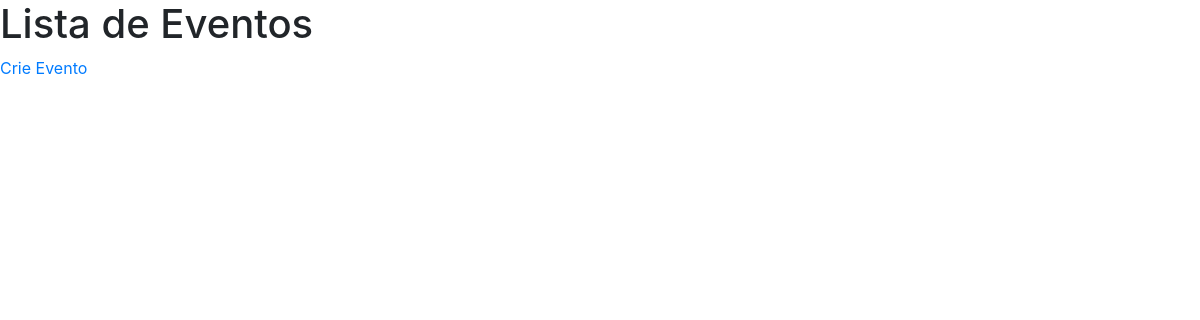
The page /site_anb/event_list/ (signed in) on the database as committed earlier.
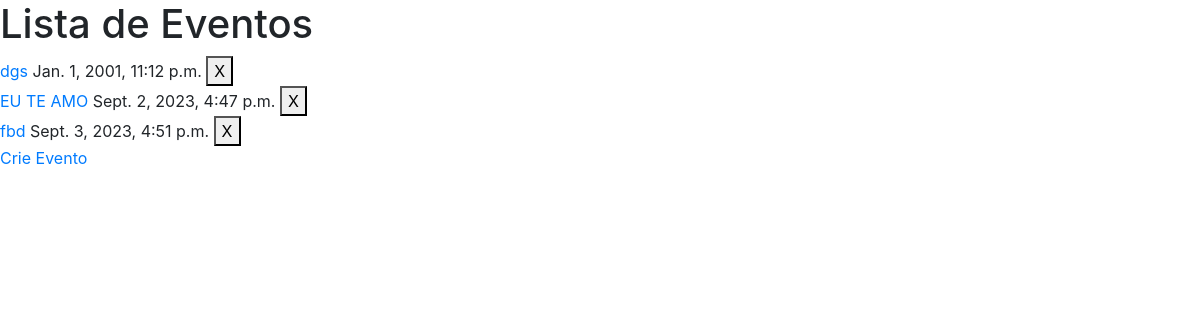
The same page on the database as committed later.
### site_anb/models.py (models this page shows, shortened)
class Event(models.Model):
    title = models.CharField(max_length=100)
    user = models.ForeignKey(User, on_delete=models.CASCADE, blank=True, null=True)
    place = models.CharField(max_length=50)
    date_time = models.DateTimeField()

### site_anb/views.py (the view)
# urls.py: path('event_list/', views.event_list_view, name='event_list_path'),
@login_required(login_url='site_anb:login_path')
def event_list_view(request):
    event_list = Event.objects.order_by('date_time')
    return render(request, 'site_anb/event_list_template.html', {'event_list': event_list})

### site_anb/templates/site_anb/event_list_template.html (shortened to what this page needs)
{% extends 'base.html'%}
{% load static %}
{% block content %}
<h1>Lista de Eventos</h1>
    {% for event in event_list %}
        <div class="event-card">
            <a href="{% url 'site_anb:event_detail_path' event.id %}">{{ event.title }}</a>
                <form method="post" action="{% url 'site_anb:remove_event_path' event.id %}" style="display: inline;">
                    {{ event.date_time }}
                    <button type="submit">X</button>
                </form>
        </div>
    {% endfor %}
<a href="{% url 'site_anb:new_event_path' %}">Crie Evento</a>
{% endblock %}

Rows that differ between the two databases and show on the page:
added Event: title "dgs", date_time "Jan. 1, 2001, 11:12 p.m."
added Event: title "EU TE AMO", date_time "Sept. 2, 2023, 4:47 p.m."
added Event: title "fbd", date_time "Sept. 3, 2023, 4:51 p.m."
